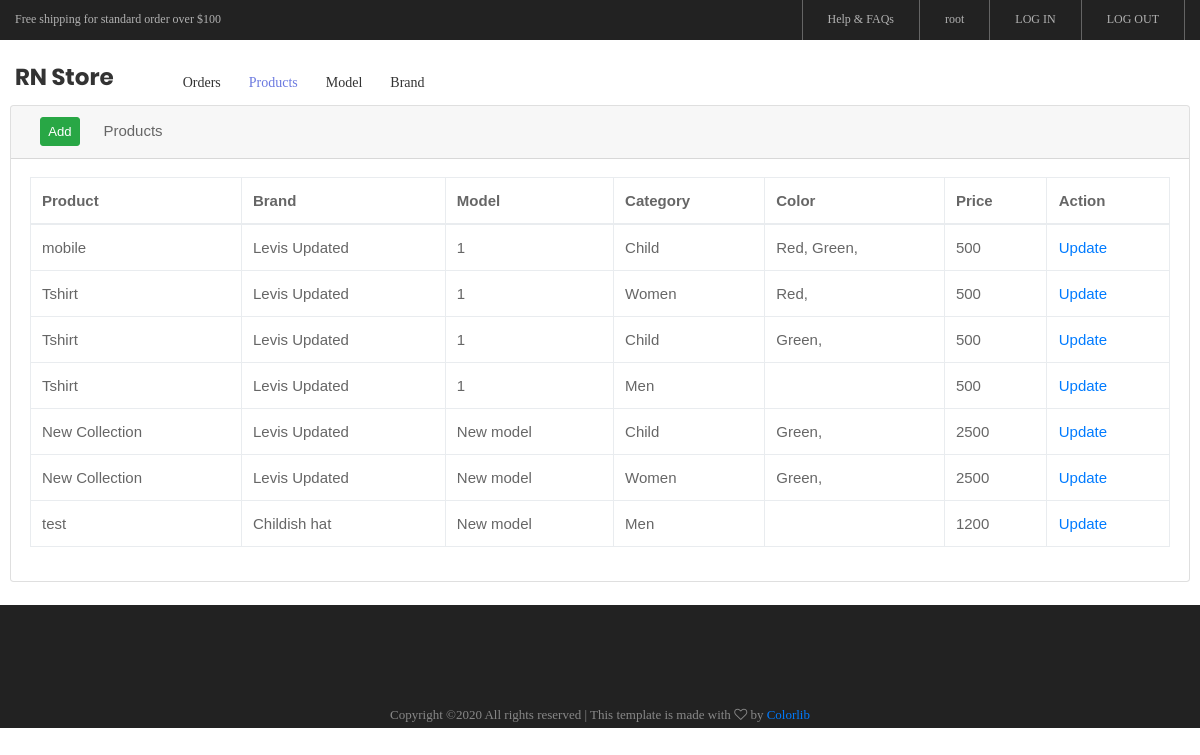
Screenshot of /product/my_list/ (signed in) with the database file from the repository.
### product/models.py (models this page shows, shortened)
class Product(models.Model):
	M="M"
	F="F"
	A="A"
	GENDER_CHOICES = (
	(M, "male"),
	(F, "female"),
	(A,"All"),
		)
	S="S"
	M="M"
	L="L"
	XL="XL"
	SIZE_CHOICES = (
	(S,"small"),
	(M, "medium"),
	(L, "large"),
	(XL,"xtra large"),
		)
	user=models.ForeignKey(settings.AUTH_USER_MODEL,
							on_delete=models.CASCADE,
							related_name='product',
							related_query_name='products',
							null=True,
							blank=True
							)
	category=models.ForeignKey(Category,
							on_delete=models.CASCADE,
							related_name='product',
							related_query_name='products',
							null=True,
							)
	brand=models.ForeignKey(Brand,
						on_delete=models.CASCADE,
						related_name='product',
						related_query_name='products',
						null=True,
						)
	model=models.ForeignKey(Model,
						on_delete=models.CASCADE,
						related_name='product',
						related_query_name='products',
						null=True
						)
	gender=models.CharField(
			    choices = GENDER_CHOICES,
			    max_length = 3,
			    default = A,
			  )
	product = models.CharField(max_length=300)
	color = models.ManyToManyField(Color,through='ProductColor')
	size = models.CharField(choices = SIZE_CHOICES,
						    max_length = 10,
						    default = M,
						    )
	price = models.IntegerField()
	description = models.TextField(null=True)
	new_collection = models.BooleanField(default=False)
	text1 = models.CharField(max_length=250,null=True,blank=True)
	text2 = models.CharField(max_length=250,null=True,blank=True)

class Brand(models.Model):
	user=models.ForeignKey(settings.AUTH_USER_MODEL,
							on_delete=models.CASCADE,
							related_name='brand',
							related_query_name='brands',
							null=True,
							blank=True
							)
	brand=models.CharField(max_length=250)
	def __str__(self):
		return self.brand

class Model(models.Model):
	user=models.ForeignKey(settings.AUTH_USER_MODEL,
							on_delete=models.CASCADE,
							related_name='model',
							related_query_name='models',
							null=True,
							blank=True
							)
	model=models.CharField(max_length=250)
	def __str__(self):
		return self.model

class Category(models.Model):
	category=models.CharField(max_length=250)
	image=models.ImageField(upload_to="category_images/",
				            null=True,
				            blank=True
				           	)
	text=models.CharField(max_length=250,null=True,blank=True)
	def __str__(self):
		return self.category

class Color(models.Model):
	color=models.CharField(max_length=250)
	def __str__(self):
		return self.color

### product/views.py (the view)
# urls.py: path('my_list/',MyProductList.as_view(), name = 'my-products'),
@method_decorator(login_required(), name = "dispatch")
class MyProductList(GroupRequiredMixin, ListView):
    group_names=['Shopkeeper']
    model = Product
    template_name = 'product/my_products.html'
    def get_context_data(self, **kwargs):
        context = super().get_context_data(**kwargs)
        context['products']=Product.objects.filter(user=self.request.user)
        return context

### mixins/mixin.py (called while the page is built)
  def test_func(self):
    return self.request.user.groups.filter(name__in = self.group_names)

### templates/product/my_products.html (shortened to what this page needs)
{% extends "dashboard_base.html" %}
{% block content %}
<div class="card mb-4 " style="margin-top: 65px;margin-left:10px; margin-right: 10px;">
		    <div class="card-header">
		        <a class="btn btn-sm btn-success" href="{% url 'product:product-add'%}" style="margin-left: 10px;">Add</a>
		        <i class="fas fa-table mr-1"></i>
		        Products
		    </div>
		    <div class="card-body">
		        <div class="table-responsive">
		            <table class="table table-bordered" width="100%" cellspacing="0">
		                <thead>
		                    <tr>
								<th>Product</th>
								<th>Brand</th>
								<th>Model</th>
								<th>Category</th>
								<th>Color</th>
								<th>Price</th>
								<th>Action</th>
		                </thead>
		                <tbody>
		                	{% for product in products %}
		                	<tr>
		                        <td>{{product.product}}</a></td>
								<td>{{product.brand}}</td>
								<td>{{product.model}}</td>
								<td>{{product.category}}</td>
								<td>{% for col in product.color.all %}{{col}}, {% endfor%}</td>
								<td>{{product.price}}</td>
								<td><a href="{% url 'product:update' product.id %}">Update</a></td>
							{% endfor %}
		                    </tr>
		                </tbody>
		            </table>
		        </div>
		    </div>
		</div>
{% endblock content %}

### templates/dashboard_base.html (shortened to what this page needs)
{% load static %}
<!DOCTYPE html>
<html lang="en">
<head>
    <link rel="stylesheet" type="text/css" href="{% static 'ecom/vendor/bootstrap/css/bootstrap.min.css'%}">
    <link rel="stylesheet" type="text/css" href="{% static 'ecom/fonts/font-awesome-4.7.0/css/font-awesome.min.css'%}">
    <link rel="stylesheet" type="text/css" href="{% static 'ecom/fonts/iconic/css/material-design-iconic-font.min.css'%}">
    <link rel="stylesheet" type="text/css" href="{% static 'ecom/fonts/linearicons-v1.0.0/icon-font.min.css'%}">
    <link rel="stylesheet" type="text/css" href="{% static 'ecom/vendor/animate/animate.css'%}">
    <link rel="stylesheet" type="text/css" href="{% static 'ecom/vendor/css-hamburgers/hamburgers.min.css'%}">
    <link rel="stylesheet" type="text/css" href="{% static 'ecom/vendor/animsition/css/animsition.min.css'%}">
    <link rel="stylesheet" type="text/css" href="{% static 'ecom/vendor/slick/slick.css'%}">
    <link rel="stylesheet" type="text/css" href="{% static 'ecom/vendor/perfect-scrollbar/perfect-scrollbar.css'%}">
    <link rel="stylesheet" type="text/css" href="{% static 'ecom/css/util.css'%}">
    <link rel="stylesheet" type="text/css" href="{% static 'ecom/css/main.css'%}">
</head>
<body onload="activeMenu()" class="animsition">
    <header>
        <div class="container-menu-desktop">
            <div class="top-bar">
                <div class="content-topbar flex-sb-m h-full container">
                    <div class="left-top-bar">
                        Free shipping for standard order over $100
                    </div>
                    <div class="right-top-bar flex-w h-full">
                        <a href="#" class="flex-c-m trans-04 p-lr-25">
                            Help & FAQs
                        </a>
                        {% if request.user.is_authenticated %}
                            <a href="#" class="flex-c-m trans-04 p-lr-25">
                                {{user.username}}
                            </a>
                        {% else %}
                            <a href="{% url 'account:register' %}" class="flex-c-m trans-04 p-lr-25">
                                REGISTER
                            </a>
                        {% endif %}
                        <a href="{% url 'account:login' %}" class="flex-c-m trans-04 p-lr-25">
                            LOG IN
                        </a>
                        <a href="{% url 'account:logout' %}" class="flex-c-m trans-04 p-lr-25">
                            LOG OUT
                        </a>
                    </div>
                </div>
            </div>
            <div class="wrap-menu-desktop">
                <nav class="limiter-menu-desktop container">
                    <a href="{% url 'home' %}" class="logo">
                        <span class="block1-name ltext-102 trans-04 p-b-8">
                         RN Store
                        </span>
                    </a>
                    <div class="menu-desktop">
                        <ul class="main-menu">
                            <li id="order_link">
                                <a href="{% url 'dashboard' %}">Orders</a>
                            </li>
                            <li id="product_link">
                                <a href="{% url 'product:my-products'%}">Products</a>
                            </li>
                            <li id="model_link">
                                <a href="{% url 'product:model-list'%}">Model</a>
                            </li>
                            <li id="brand_link">
                                <a href="{% url 'product:brand-list'%}">Brand</a>
                            </li>
                        </ul>
                    </div>
                </nav>
            </div>
        </div>
    </header>
    {% block content %}
    {% endblock content%}
    <footer class="bg3 p-t-75 p-b-32">
        <div class="container">
            <div class="p-t-40">
                <div class="flex-c-m flex-w p-b-18">
                </div>
                <p class="stext-107 cl6 txt-center">
Copyright &copy;<script>document.write(new Date().getFullYear());</script> All rights reserved | This template is made with <i class="fa fa-heart-o" aria-hidden="true"></i> by <a href="https://colorlib.com" target="_blank">Colorlib</a>
                </p>
            </div>
        </div>
    </footer>
</body>
</html>

### static/ecom/css/main.css (style rules this page uses)
.container { max-width: 1380px; }
@media (max-width: 1600px) { .container { max-width: 1200px; } }
.container-menu-desktop { height: auto; width: 100%; position: relative; -webkit-transition: all 0.3s; -o-transition: all 0.3s; -moz-transition: all 0.3s; transition: all 0.3s; }
.top-bar { height: 40px; background-color: #222; }
.left-top-bar { font-family: Poppins-Regular; font-size: 12px; line-height: 1.8; color: #b2b2b2; }
.right-top-bar a { font-family: Poppins-Regular; font-size: 12px; line-height: 1.8; height: 100%; color: #b2b2b2; border-right: 1px solid rgba(255,255,255,0.3); }
.right-top-bar a:first-child { border-left: 1px solid rgba(255,255,255,0.3); }
.wrap-menu-desktop { position: fixed; z-index: 1100; background-color: transparent; width: 100%; height: 84px; top: 40px; left: 0px; -webkit-transition: height 0.3s, background-color 0.3s; -o-transition: height 0.3s, background-color 0.3s; -moz-transition: height 0.3s, background-color 0.3s; transition: height 0.3s, background-color 0.3s; }
.limiter-menu-desktop { height: 100%; display: -webkit-box; display: -webkit-flex; display: -moz-box; display: -ms-flexbox; display: flex; align-items: center; background-color: transparent; }
.logo { display: -webkit-box; display: -webkit-flex; display: -moz-box; display: -ms-flexbox; display: flex; align-items: center; height: 65%; margin-right: 55px; }
.menu-desktop { display: -webkit-box; display: -webkit-flex; display: -moz-box; display: -ms-flexbox; display: flex; align-items: center; height: 100%; }
.main-menu { list-style-type: none; margin: 0; display: -webkit-box; display: -webkit-flex; display: -moz-box; display: -ms-flexbox; display: flex; align-items: center; }
.main-menu > li { display: block; position: relative; padding: 20px 10px 20px 0px; margin: 0px 4px 0px 14px; }
.main-menu > li > a { font-family: Poppins-Medium; font-size: 14px; color: #333; padding: 5px 0px; transition: all 0.4s; -webkit-transition: all 0.4s; -o-transition: all 0.4s; -moz-transition: all 0.4s; }
.main-menu > li.active-menu > a { color: #6c7ae0; }
.block1-name { color: #333; }
.cl6 { color: #888; }
.stext-107 { font-family: Poppins-Regular; font-size: 13px; line-height: 1.923; }
.ltext-102 { font-family: Poppins-Bold; font-size: 23px; line-height: 1.1; }
.bg3 { background-color: #222; }

### rows the page displays
Product: product "mobile", brand "Levis Updated", model "1", category "Child", price "500"
Color: color "Red"
Color: color "Green"
Product: product "Tshirt", brand "Levis Updated", model "1", category "Women", price "500"
Product: product "Tshirt", brand "Levis Updated", model "1", category "Child", price "500"
Product: product "Tshirt", brand "Levis Updated", model "1", category "Men", price "500"
Product: product "New Collection", brand "Levis Updated", model "New model", category "Child", price "2500"
Product: product "New Collection", brand "Levis Updated", model "New model", category "Women", price "2500"
Product: product "test", brand "Childish hat", model "New model", category "Men", price "1200"

### other values shown
{{ user.username }} "root"
